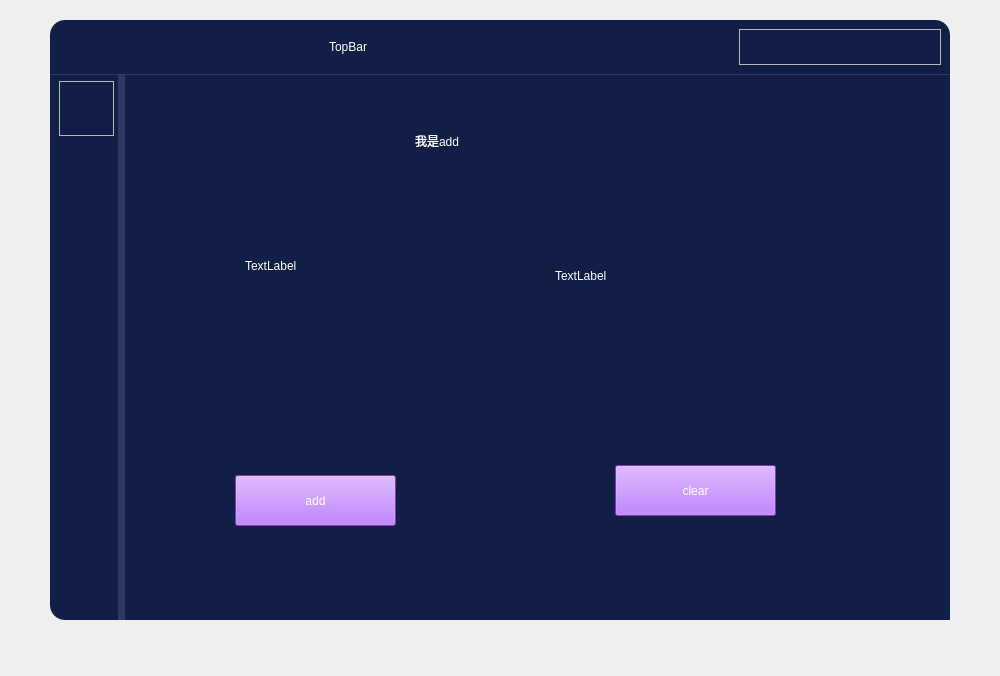
<?xml version="1.0" encoding="UTF-8"?>
<ui version="4.0">
 <class>MainWindow</class>
 <widget class="QMainWindow" name="MainWindow">
  <property name="geometry">
   <rect>
    <x>0</x>
    <y>0</y>
    <width>1000</width>
    <height>676</height>
   </rect>
  </property>
  <property name="windowTitle">
   <string>MainWindow</string>
  </property>
  <widget class="QWidget" name="centralwidget">
   <widget class="QWidget" name="widget" native="true">
    <property name="geometry">
     <rect>
      <x>50</x>
      <y>20</y>
      <width>900</width>
      <height>600</height>
     </rect>
    </property>
    <property name="minimumSize">
     <size>
      <width>900</width>
      <height>600</height>
     </size>
    </property>
    <property name="maximumSize">
     <size>
      <width>900</width>
      <height>600</height>
     </size>
    </property>
    <property name="styleSheet">
     <string notr="true">#widget{
background-color: rgb(46,56,96);
border-radius:20px;
}</string>
    </property>
    <layout class="QVBoxLayout" name="verticalLayout">
     <property name="spacing">
      <number>1</number>
     </property>
     <item>
      <widget class="QWidget" name="widget_2" native="true">
       <property name="sizePolicy">
        <sizepolicy hsizetype="Preferred" vsizetype="Expanding">
         <horstretch>0</horstretch>
         <verstretch>1</verstretch>
        </sizepolicy>
       </property>
       <property name="styleSheet">
        <string notr="true">#widget_2{
background-color: rgb(17,30,70);
border-top-left-radius:15px;
border-top-right-radius:15px;
}</string>
       </property>
       <layout class="QHBoxLayout" name="horizontalLayout_2">
        <item>
         <spacer name="horizontalSpacer">
          <property name="orientation">
           <enum>Qt::Horizontal</enum>
          </property>
          <property name="sizeHint" stdset="0">
           <size>
            <width>270</width>
            <height>20</height>
           </size>
          </property>
         </spacer>
        </item>
        <item>
         <widget class="QLabel" name="label">
          <property name="sizePolicy">
           <sizepolicy hsizetype="Expanding" vsizetype="Preferred">
            <horstretch>0</horstretch>
            <verstretch>0</verstretch>
           </sizepolicy>
          </property>
          <property name="styleSheet">
           <string notr="true">color: rgb(255, 255, 255);
font: 24pt &quot;Microsoft YaHei UI&quot;;</string>
          </property>
          <property name="text">
           <string>TopBar</string>
          </property>
         </widget>
        </item>
        <item>
         <spacer name="horizontalSpacer_2">
          <property name="orientation">
           <enum>Qt::Horizontal</enum>
          </property>
          <property name="sizeHint" stdset="0">
           <size>
            <width>198</width>
            <height>20</height>
           </size>
          </property>
         </spacer>
        </item>
        <item>
         <widget class="QFrame" name="frame">
          <property name="sizePolicy">
           <sizepolicy hsizetype="Expanding" vsizetype="Preferred">
            <horstretch>0</horstretch>
            <verstretch>0</verstretch>
           </sizepolicy>
          </property>
          <property name="frameShape">
           <enum>QFrame::StyledPanel</enum>
          </property>
          <property name="frameShadow">
           <enum>QFrame::Raised</enum>
          </property>
          <layout class="QHBoxLayout" name="horizontalLayout_3">
           <property name="spacing">
            <number>9</number>
           </property>
           <property name="leftMargin">
            <number>0</number>
           </property>
           <property name="topMargin">
            <number>0</number>
           </property>
           <property name="rightMargin">
            <number>0</number>
           </property>
           <property name="bottomMargin">
            <number>0</number>
           </property>
           <item>
            <widget class="QPushButton" name="setting">
             <property name="styleSheet">
              <string notr="true">#setting{
	color: rgb(255,255,255);
	

}
QPushButton{
border:none;
}
QPushButton:pressed{
	padding-bottom:5px;
}</string>
             </property>
             <property name="text">
              <string/>
             </property>
             <property name="icon">
              <iconset resource="../resources.qrc">
               <normaloff>:/icons/icons/set.png</normaloff>:/icons/icons/set.png</iconset>
             </property>
             <property name="iconSize">
              <size>
               <width>32</width>
               <height>32</height>
              </size>
             </property>
            </widget>
           </item>
           <item>
            <widget class="QPushButton" name="hiding">
             <property name="styleSheet">
              <string notr="true">#hiding{
	color: rgb(255,255,255);
	

}
QPushButton{
border:none;
}
QPushButton:pressed{
	padding-bottom:5px;
}</string>
             </property>
             <property name="text">
              <string/>
             </property>
             <property name="icon">
              <iconset resource="../resources.qrc">
               <normaloff>:/icons/icons/一.png</normaloff>:/icons/icons/一.png</iconset>
             </property>
             <property name="iconSize">
              <size>
               <width>32</width>
               <height>32</height>
              </size>
             </property>
            </widget>
           </item>
           <item>
            <widget class="QPushButton" name="enlarge">
             <property name="styleSheet">
              <string notr="true">#enlarge{
	color: rgb(255,255,255);
	

}
QPushButton{
border:none;
}
QPushButton:pressed{
	padding-bottom:5px;
}</string>
             </property>
             <property name="text">
              <string/>
             </property>
             <property name="icon">
              <iconset resource="../resources.qrc">
               <normaloff>:/icons/icons/enlarge.png</normaloff>:/icons/icons/enlarge.png</iconset>
             </property>
             <property name="iconSize">
              <size>
               <width>32</width>
               <height>32</height>
              </size>
             </property>
            </widget>
           </item>
           <item>
            <widget class="QPushButton" name="close">
             <property name="styleSheet">
              <string notr="true">#close{
	color: rgb(255,255,255);

}
QPushButton{
border:none;
}
QPushButton:pressed{
	padding-bottom:5px;
}</string>
             </property>
             <property name="text">
              <string/>
             </property>
             <property name="icon">
              <iconset resource="../resources.qrc">
               <normaloff>:/icons/icons/x.png</normaloff>:/icons/icons/x.png</iconset>
             </property>
             <property name="iconSize">
              <size>
               <width>32</width>
               <height>32</height>
              </size>
             </property>
            </widget>
           </item>
          </layout>
         </widget>
        </item>
       </layout>
      </widget>
     </item>
     <item>
      <widget class="QWidget" name="widget_3" native="true">
       <property name="sizePolicy">
        <sizepolicy hsizetype="Preferred" vsizetype="Expanding">
         <horstretch>0</horstretch>
         <verstretch>10</verstretch>
        </sizepolicy>
       </property>
       <layout class="QHBoxLayout" name="horizontalLayout">
        <property name="spacing">
         <number>0</number>
        </property>
        <property name="leftMargin">
         <number>0</number>
        </property>
        <property name="topMargin">
         <number>0</number>
        </property>
        <property name="rightMargin">
         <number>0</number>
        </property>
        <property name="bottomMargin">
         <number>0</number>
        </property>
        <item>
         <widget class="QWidget" name="LeftBar" native="true">
          <property name="sizePolicy">
           <sizepolicy hsizetype="Preferred" vsizetype="Expanding">
            <horstretch>0</horstretch>
            <verstretch>0</verstretch>
           </sizepolicy>
          </property>
          <property name="minimumSize">
           <size>
            <width>68</width>
            <height>0</height>
           </size>
          </property>
          <property name="maximumSize">
           <size>
            <width>68</width>
            <height>16777215</height>
           </size>
          </property>
          <property name="styleSheet">
           <string notr="true">#LeftBar{
background-color:rgb(17,30,70);
border-bottom-left-radius:15px;

}</string>
          </property>
          <layout class="QVBoxLayout" name="verticalLayout_2">
           <property name="spacing">
            <number>2</number>
           </property>
           <property name="leftMargin">
            <number>9</number>
           </property>
           <property name="topMargin">
            <number>0</number>
           </property>
           <property name="rightMargin">
            <number>0</number>
           </property>
           <property name="bottomMargin">
            <number>0</number>
           </property>
           <item>
            <widget class="QWidget" name="widget_4" native="true">
             <property name="sizePolicy">
              <sizepolicy hsizetype="Preferred" vsizetype="Expanding">
               <horstretch>0</horstretch>
               <verstretch>0</verstretch>
              </sizepolicy>
             </property>
             <property name="minimumSize">
              <size>
               <width>160</width>
               <height>68</height>
              </size>
             </property>
             <property name="maximumSize">
              <size>
               <width>160</width>
               <height>68</height>
              </size>
             </property>
             <layout class="QHBoxLayout" name="horizontalLayout_4">
              <property name="spacing">
               <number>0</number>
              </property>
              <property name="leftMargin">
               <number>0</number>
              </property>
              <property name="topMargin">
               <number>0</number>
              </property>
              <property name="rightMargin">
               <number>0</number>
              </property>
              <property name="bottomMargin">
               <number>0</number>
              </property>
              <item>
               <widget class="QFrame" name="frame_2">
                <property name="minimumSize">
                 <size>
                  <width>55</width>
                  <height>55</height>
                 </size>
                </property>
                <property name="maximumSize">
                 <size>
                  <width>55</width>
                  <height>55</height>
                 </size>
                </property>
                <property name="styleSheet">
                 <string notr="true"/>
                </property>
                <property name="frameShape">
                 <enum>QFrame::StyledPanel</enum>
                </property>
                <property name="frameShadow">
                 <enum>QFrame::Raised</enum>
                </property>
                <layout class="QHBoxLayout" name="horizontalLayout_5">
                 <property name="spacing">
                  <number>6</number>
                 </property>
                 <property name="leftMargin">
                  <number>0</number>
                 </property>
                 <property name="topMargin">
                  <number>0</number>
                 </property>
                 <property name="rightMargin">
                  <number>14</number>
                 </property>
                 <property name="bottomMargin">
                  <number>1</number>
                 </property>
                 <item>
                  <widget class="QLabel" name="label_3">
                   <property name="minimumSize">
                    <size>
                     <width>55</width>
                     <height>55</height>
                    </size>
                   </property>
                   <property name="maximumSize">
                    <size>
                     <width>55</width>
                     <height>55</height>
                    </size>
                   </property>
                   <property name="styleSheet">
                    <string notr="true">border-image: url(:/icons/icons/conan.png);</string>
                   </property>
                   <property name="text">
                    <string/>
                   </property>
                  </widget>
                 </item>
                </layout>
               </widget>
              </item>
              <item>
               <widget class="QLabel" name="label_2">
                <property name="styleSheet">
                 <string notr="true">color: rgb(255, 255, 255);
font: 18pt &quot;Microsoft YaHei UI&quot;;</string>
                </property>
                <property name="text">
                 <string> @鲸可落</string>
                </property>
               </widget>
              </item>
             </layout>
            </widget>
           </item>
           <item>
            <widget class="QWidget" name="widget_6" native="true">
             <property name="sizePolicy">
              <sizepolicy hsizetype="Preferred" vsizetype="Expanding">
               <horstretch>0</horstretch>
               <verstretch>2</verstretch>
              </sizepolicy>
             </property>
             <property name="minimumSize">
              <size>
               <width>160</width>
               <height>0</height>
              </size>
             </property>
             <property name="maximumSize">
              <size>
               <width>160</width>
               <height>16777215</height>
              </size>
             </property>
             <layout class="QVBoxLayout" name="verticalLayout_3">
              <property name="spacing">
               <number>0</number>
              </property>
              <property name="leftMargin">
               <number>0</number>
              </property>
              <property name="topMargin">
               <number>0</number>
              </property>
              <property name="rightMargin">
               <number>0</number>
              </property>
              <property name="bottomMargin">
               <number>0</number>
              </property>
              <item>
               <widget class="QPushButton" name="Hide">
                <property name="minimumSize">
                 <size>
                  <width>60</width>
                  <height>0</height>
                 </size>
                </property>
                <property name="maximumSize">
                 <size>
                  <width>160</width>
                  <height>16777215</height>
                 </size>
                </property>
                <property name="styleSheet">
                 <string notr="true">#Hide{
	color: rgb(255,255,255);
	
	font: 26pt &quot;Microsoft YaHei UI&quot;;
}
QPushButton{
border:none;
}
QPushButton:pressed{
	padding-bottom:5px;
}</string>
                </property>
                <property name="text">
                 <string>  Hide</string>
                </property>
                <property name="icon">
                 <iconset resource="../resources.qrc">
                  <normaloff>:/icons/icons/menu.png</normaloff>:/icons/icons/menu.png</iconset>
                </property>
                <property name="iconSize">
                 <size>
                  <width>64</width>
                  <height>64</height>
                 </size>
                </property>
               </widget>
              </item>
              <item>
               <widget class="QPushButton" name="img">
                <property name="minimumSize">
                 <size>
                  <width>60</width>
                  <height>0</height>
                 </size>
                </property>
                <property name="maximumSize">
                 <size>
                  <width>160</width>
                  <height>16777215</height>
                 </size>
                </property>
                <property name="styleSheet">
                 <string notr="true">#img{
	color: rgb(255,255,255);
	
	font: 26pt &quot;Microsoft YaHei UI&quot;;
}
QPushButton{
border:none;
}
QPushButton:pressed{
	padding-bottom:5px;
}</string>
                </property>
                <property name="text">
                 <string>    img</string>
                </property>
                <property name="icon">
                 <iconset resource="../resources.qrc">
                  <normaloff>:/icons/icons/img.png</normaloff>:/icons/icons/img.png</iconset>
                </property>
                <property name="iconSize">
                 <size>
                  <width>60</width>
                  <height>60</height>
                 </size>
                </property>
               </widget>
              </item>
              <item>
               <widget class="QPushButton" name="video">
                <property name="minimumSize">
                 <size>
                  <width>60</width>
                  <height>0</height>
                 </size>
                </property>
                <property name="maximumSize">
                 <size>
                  <width>160</width>
                  <height>16777215</height>
                 </size>
                </property>
                <property name="styleSheet">
                 <string notr="true">#video{
	color: rgb(255,255,255);
	
	font: 26pt &quot;Microsoft YaHei UI&quot;;
}
QPushButton{
border:none;
}
QPushButton:pressed{
	padding-bottom:5px;
}</string>
                </property>
                <property name="text">
                 <string> video</string>
                </property>
                <property name="icon">
                 <iconset resource="../resources.qrc">
                  <normaloff>:/icons/icons/camera.png</normaloff>:/icons/icons/camera.png</iconset>
                </property>
                <property name="iconSize">
                 <size>
                  <width>64</width>
                  <height>64</height>
                 </size>
                </property>
               </widget>
              </item>
              <item>
               <widget class="QPushButton" name="add">
                <property name="minimumSize">
                 <size>
                  <width>60</width>
                  <height>0</height>
                 </size>
                </property>
                <property name="maximumSize">
                 <size>
                  <width>160</width>
                  <height>16777215</height>
                 </size>
                </property>
                <property name="styleSheet">
                 <string notr="true">#add{
	color: rgb(255,255,255);
	
	font: 26pt &quot;Microsoft YaHei UI&quot;;
}
QPushButton{
border:none;
}
QPushButton:pressed{
	padding-bottom:5px;
}</string>
                </property>
                <property name="text">
                 <string>   Add</string>
                </property>
                <property name="icon">
                 <iconset resource="../resources.qrc">
                  <normaloff>:/icons/icons/add.png</normaloff>:/icons/icons/add.png</iconset>
                </property>
                <property name="iconSize">
                 <size>
                  <width>64</width>
                  <height>64</height>
                 </size>
                </property>
               </widget>
              </item>
              <item>
               <widget class="QPushButton" name="about">
                <property name="minimumSize">
                 <size>
                  <width>60</width>
                  <height>0</height>
                 </size>
                </property>
                <property name="maximumSize">
                 <size>
                  <width>160</width>
                  <height>16777215</height>
                 </size>
                </property>
                <property name="styleSheet">
                 <string notr="true">#about{
	color: rgb(255,255,255);
	
	font: 26pt &quot;Microsoft YaHei UI&quot;;
}
QPushButton{
border:none;
}
QPushButton:pressed{
	padding-bottom:5px;
}</string>
                </property>
                <property name="text">
                 <string> about</string>
                </property>
                <property name="icon">
                 <iconset resource="../resources.qrc">
                  <normaloff>:/icons/icons/about.png</normaloff>:/icons/icons/about.png</iconset>
                </property>
                <property name="iconSize">
                 <size>
                  <width>64</width>
                  <height>64</height>
                 </size>
                </property>
               </widget>
              </item>
             </layout>
            </widget>
           </item>
           <item>
            <widget class="QWidget" name="widget_7" native="true">
             <property name="sizePolicy">
              <sizepolicy hsizetype="Preferred" vsizetype="Expanding">
               <horstretch>0</horstretch>
               <verstretch>1</verstretch>
              </sizepolicy>
             </property>
             <property name="minimumSize">
              <size>
               <width>160</width>
               <height>0</height>
              </size>
             </property>
             <property name="maximumSize">
              <size>
               <width>160</width>
               <height>16777215</height>
              </size>
             </property>
            </widget>
           </item>
          </layout>
         </widget>
        </item>
        <item>
         <widget class="QWidget" name="widget_5" native="true">
          <layout class="QHBoxLayout" name="horizontalLayout_6">
           <property name="spacing">
            <number>0</number>
           </property>
           <property name="leftMargin">
            <number>0</number>
           </property>
           <property name="topMargin">
            <number>0</number>
           </property>
           <property name="rightMargin">
            <number>0</number>
           </property>
           <property name="bottomMargin">
            <number>0</number>
           </property>
           <item>
            <widget class="QLabel" name="la">
             <property name="text">
              <string/>
             </property>
            </widget>
           </item>
           <item>
            <widget class="QStackedWidget" name="stackedWidget">
             <property name="styleSheet">
              <string notr="true">background-color: rgb(17,30,70);</string>
             </property>
             <property name="currentIndex">
              <number>1</number>
             </property>
             <widget class="QWidget" name="about_">
              <widget class="QLabel" name="label_4">
               <property name="geometry">
                <rect>
                 <x>270</x>
                 <y>160</y>
                 <width>211</width>
                 <height>81</height>
                </rect>
               </property>
               <property name="styleSheet">
                <string notr="true">color: rgb(255, 255, 255);
font: 24pt &quot;Microsoft YaHei UI&quot;;</string>
               </property>
               <property name="text">
                <string>我是about</string>
               </property>
              </widget>
             </widget>
             <widget class="QWidget" name="add_">
              <widget class="QLabel" name="label_5">
               <property name="geometry">
                <rect>
                 <x>290</x>
                 <y>30</y>
                 <width>141</width>
                 <height>71</height>
                </rect>
               </property>
               <property name="styleSheet">
                <string notr="true">color: rgb(255, 255, 255);
font: 24pt &quot;Microsoft YaHei UI&quot;;</string>
               </property>
               <property name="text">
                <string>我是add</string>
               </property>
              </widget>
              <widget class="QLabel" name="info_1">
               <property name="geometry">
                <rect>
                 <x>120</x>
                 <y>140</y>
                 <width>211</width>
                 <height>101</height>
                </rect>
               </property>
               <property name="styleSheet">
                <string notr="true">color: rgb(255, 255, 255);
font: 24pt &quot;Microsoft YaHei UI&quot;;</string>
               </property>
               <property name="text">
                <string>TextLabel</string>
               </property>
              </widget>
              <widget class="QLabel" name="info_2">
               <property name="geometry">
                <rect>
                 <x>430</x>
                 <y>150</y>
                 <width>211</width>
                 <height>101</height>
                </rect>
               </property>
               <property name="styleSheet">
                <string notr="true">color: rgb(255, 255, 255);
font: 24pt &quot;Microsoft YaHei UI&quot;;</string>
               </property>
               <property name="text">
                <string>TextLabel</string>
               </property>
              </widget>
              <widget class="QPushButton" name="add_info">
               <property name="geometry">
                <rect>
                 <x>110</x>
                 <y>400</y>
                 <width>161</width>
                 <height>51</height>
                </rect>
               </property>
               <property name="styleSheet">
                <string notr="true">font: 18pt &quot;Microsoft YaHei UI&quot;;
color: white;
background-color: rgb(170, 85, 255);</string>
               </property>
               <property name="text">
                <string>add</string>
               </property>
              </widget>
              <widget class="QPushButton" name="clear_info">
               <property name="geometry">
                <rect>
                 <x>490</x>
                 <y>390</y>
                 <width>161</width>
                 <height>51</height>
                </rect>
               </property>
               <property name="styleSheet">
                <string notr="true">font: 18pt &quot;Microsoft YaHei UI&quot;;
color: white;
background-color: rgb(170, 85, 255);</string>
               </property>
               <property name="text">
                <string>clear</string>
               </property>
              </widget>
             </widget>
             <widget class="QWidget" name="img_">
              <widget class="QLabel" name="label_6">
               <property name="geometry">
                <rect>
                 <x>260</x>
                 <y>160</y>
                 <width>211</width>
                 <height>81</height>
                </rect>
               </property>
               <property name="styleSheet">
                <string notr="true">color: rgb(255, 255, 255);
font: 24pt &quot;Microsoft YaHei UI&quot;;</string>
               </property>
               <property name="text">
                <string>我是img</string>
               </property>
              </widget>
             </widget>
             <widget class="QWidget" name="video_">
              <widget class="QLabel" name="label_7">
               <property name="geometry">
                <rect>
                 <x>250</x>
                 <y>130</y>
                 <width>211</width>
                 <height>81</height>
                </rect>
               </property>
               <property name="styleSheet">
                <string notr="true">color: rgb(255, 255, 255);
font: 24pt &quot;Microsoft YaHei UI&quot;;</string>
               </property>
               <property name="text">
                <string>我是video</string>
               </property>
              </widget>
             </widget>
            </widget>
           </item>
          </layout>
         </widget>
        </item>
       </layout>
      </widget>
     </item>
    </layout>
   </widget>
  </widget>
 </widget>
 <resources>
  <include location="../resources.qrc"/>
 </resources>
 <connections>
  <connection>
   <sender>close</sender>
   <signal>clicked()</signal>
   <receiver>MainWindow</receiver>
   <slot>close()</slot>
   <hints>
    <hint type="sourcelabel">
     <x>902</x>
     <y>59</y>
    </hint>
    <hint type="destinationlabel">
     <x>987</x>
     <y>19</y>
    </hint>
   </hints>
  </connection>
  <connection>
   <sender>hiding</sender>
   <signal>clicked()</signal>
   <receiver>MainWindow</receiver>
   <slot>showMinimized()</slot>
   <hints>
    <hint type="sourcelabel">
     <x>809</x>
     <y>52</y>
    </hint>
    <hint type="destinationlabel">
     <x>810</x>
     <y>-8</y>
    </hint>
   </hints>
  </connection>
 </connections>
</ui>
